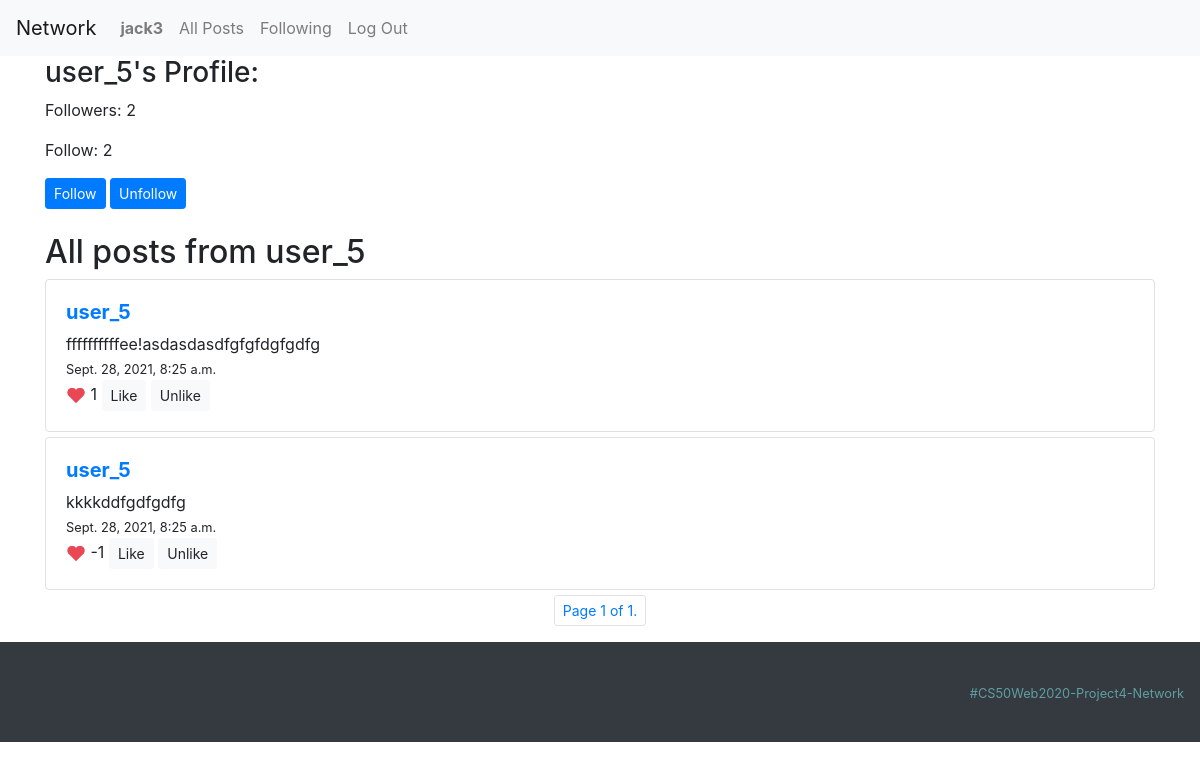
/profile/user_5 (signed in), run on an earlier commit of the app's database.
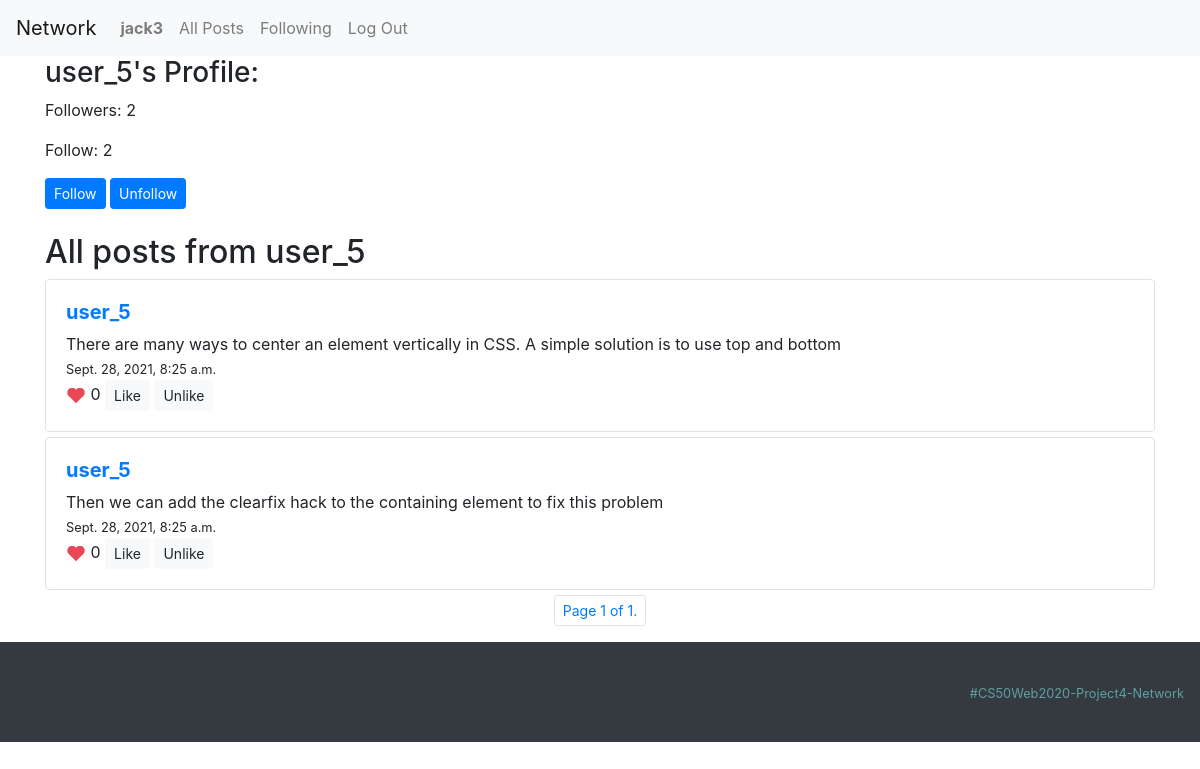
And on a later commit of the database.
### network/models.py (models this page shows, shortened)
class Post(models.Model):
    user = models.ForeignKey(User, on_delete=models.CASCADE)
    post = models.CharField(max_length=300)
    created = models.DateTimeField(auto_now_add=True, blank=True)
    likes = models.ManyToManyField(User, blank=True, related_name="likepost")
    unlikes = models.ManyToManyField(User, blank=True, related_name="unlikepost")
    def likes_counter(self):
        return self.likes.all().count() - self.unlikes.all().count()

class User(AbstractUser):
    followers = models.ManyToManyField("self", blank=True, symmetrical=False, related_name="follow")
    def __str__(self):
        return f"{self.username}"

### network/views.py (the view)
# urls.py: path("profile/<str:username>", views.user_profile, name="profile"),
@login_required(redirect_field_name='index')
def user_profile(request, username):
    user_info = User.objects.get(username = username)
    user_posts = Post.objects.filter(user_id = user_info.id).order_by("-created")
    paginator = Paginator(user_posts, 5) # Show 5 contacts per page.
    page_number = request.GET.get('page')
    posts = paginator.get_page(page_number)
    return render(request, "network/profile.html", {
        "curent_user_id": user_info.id,
        "username": username,
        "followers": user_info.followers.count(),
        "follow": user_info.follow.count(),
        "posts": posts,
        "header": "All posts from " + username
    })

### network/templates/network/profile.html
{% extends "network/layout.html" %}
{% block body %}
{% if user.is_authenticated %}
{% load static %}
    <h3>{{ username }}'s Profile: </h3>
    <p id="num_followers">Followers: {{ followers }}</p>
    <p id="num_follow">Follow: {{ follow }}</p>
    {% if user.username != username %}
      <button type="button" class="btn btn-primary btn-sm" onClick="follow({{curent_user_id}}, x='follow')">Follow</button>
      <button type="button" class="btn btn-primary btn-sm" onClick="follow({{curent_user_id}}, x='unfollow')">Unfollow</button>
      <br><br>
    {% endif %}
{% include 'network/posts.html' %}
{% endif %}
{% endblock %}

### network/templates/network/posts.html (shortened to what this page needs)
{% load static %}
<div id="posts-view" class="">
  <h2>{{header}}</h2>
  {% for post in posts %}
    <div id="{{ post.id }}" class="border rounded">
      <a href="{% url 'profile' post.user %}">
      <h5><strong>{{ post.user }}</strong></h5></a>
      <div id="post{{ post.id }}-text">{{ post.post }}</div>
      <span><small>{{ post.created }}</small></span><br>
      <img src="{% static 'network/img/Instagram-Like-Icon-72x72.png' %}" width="20px">
      <span id="likes-counter-{{post.id}}">{{ post.likes_counter }}</span>
      <button id="like" class="btn btn-light btn-sm" onClick="vote(this, {{user.id}}, x='like')">Like</button>
      <button id="unlike" class="btn btn-light btn-sm" onClick="vote(this, {{user.id}}, x='unlike')">Unlike</button>
    </div>
  {% endfor %}
  {% include 'network/pagination.html' %}
  </div>

What changed in the data, as far as the page shows it:
changed Post: post "ffffffffffee!asdasdasdfgfgfdgfgdfg" → "There are many ways to center an element vertically in CSS. A simple solution is to use top and bottom"; likes_counter "1" → "0"
changed Post: post "kkkkddfgdfgdfg" → "Then we can add the clearfix hack to the containing element to fix this problem"; likes_counter "-1" → "0"
